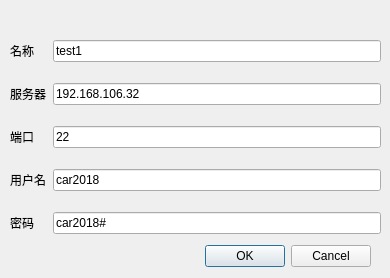
<?xml version="1.0" encoding="UTF-8"?>
<ui version="4.0">
 <class>addconfig_dialog</class>
 <widget class="QDialog" name="addconfig_dialog">
  <property name="geometry">
   <rect>
    <x>0</x>
    <y>0</y>
    <width>390</width>
    <height>278</height>
   </rect>
  </property>
  <property name="windowTitle">
   <string>新增连接配置</string>
  </property>
  <widget class="QDialogButtonBox" name="buttonBox">
   <property name="geometry">
    <rect>
     <x>30</x>
     <y>240</y>
     <width>341</width>
     <height>32</height>
    </rect>
   </property>
   <property name="orientation">
    <enum>Qt::Horizontal</enum>
   </property>
   <property name="standardButtons">
    <set>QDialogButtonBox::Cancel|QDialogButtonBox::Ok</set>
   </property>
  </widget>
  <widget class="QWidget" name="formLayoutWidget">
   <property name="geometry">
    <rect>
     <x>10</x>
     <y>40</y>
     <width>371</width>
     <height>196</height>
    </rect>
   </property>
   <layout class="QFormLayout" name="formLayout">
    <property name="verticalSpacing">
     <number>21</number>
    </property>
    <item row="1" column="0">
     <widget class="QLabel" name="lb_host">
      <property name="text">
       <string>服务器</string>
      </property>
     </widget>
    </item>
    <item row="1" column="1">
     <widget class="QLineEdit" name="le_host">
      <property name="text">
       <string>192.168.106.32</string>
      </property>
     </widget>
    </item>
    <item row="2" column="0">
     <widget class="QLabel" name="lb_port">
      <property name="text">
       <string>端口</string>
      </property>
     </widget>
    </item>
    <item row="2" column="1">
     <widget class="QLineEdit" name="le_port">
      <property name="text">
       <string>22</string>
      </property>
     </widget>
    </item>
    <item row="3" column="0">
     <widget class="QLabel" name="lb_name">
      <property name="text">
       <string>用户名</string>
      </property>
     </widget>
    </item>
    <item row="3" column="1">
     <widget class="QLineEdit" name="le_name">
      <property name="text">
       <string>car2018</string>
      </property>
     </widget>
    </item>
    <item row="4" column="0">
     <widget class="QLabel" name="lb_password">
      <property name="text">
       <string>密码</string>
      </property>
     </widget>
    </item>
    <item row="4" column="1">
     <widget class="QLineEdit" name="le_password">
      <property name="text">
       <string>car2018#</string>
      </property>
     </widget>
    </item>
    <item row="0" column="0">
     <widget class="QLabel" name="lb_solution">
      <property name="text">
       <string>名称</string>
      </property>
     </widget>
    </item>
    <item row="0" column="1">
     <widget class="QLineEdit" name="le_solution">
      <property name="text">
       <string>test1</string>
      </property>
     </widget>
    </item>
   </layout>
  </widget>
 </widget>
 <resources/>
 <connections>
  <connection>
   <sender>buttonBox</sender>
   <signal>accepted()</signal>
   <receiver>addconfig_dialog</receiver>
   <slot>accept()</slot>
   <hints>
    <hint type="sourcelabel">
     <x>248</x>
     <y>254</y>
    </hint>
    <hint type="destinationlabel">
     <x>157</x>
     <y>274</y>
    </hint>
   </hints>
  </connection>
  <connection>
   <sender>buttonBox</sender>
   <signal>rejected()</signal>
   <receiver>addconfig_dialog</receiver>
   <slot>reject()</slot>
   <hints>
    <hint type="sourcelabel">
     <x>316</x>
     <y>260</y>
    </hint>
    <hint type="destinationlabel">
     <x>286</x>
     <y>274</y>
    </hint>
   </hints>
  </connection>
 </connections>
</ui>
